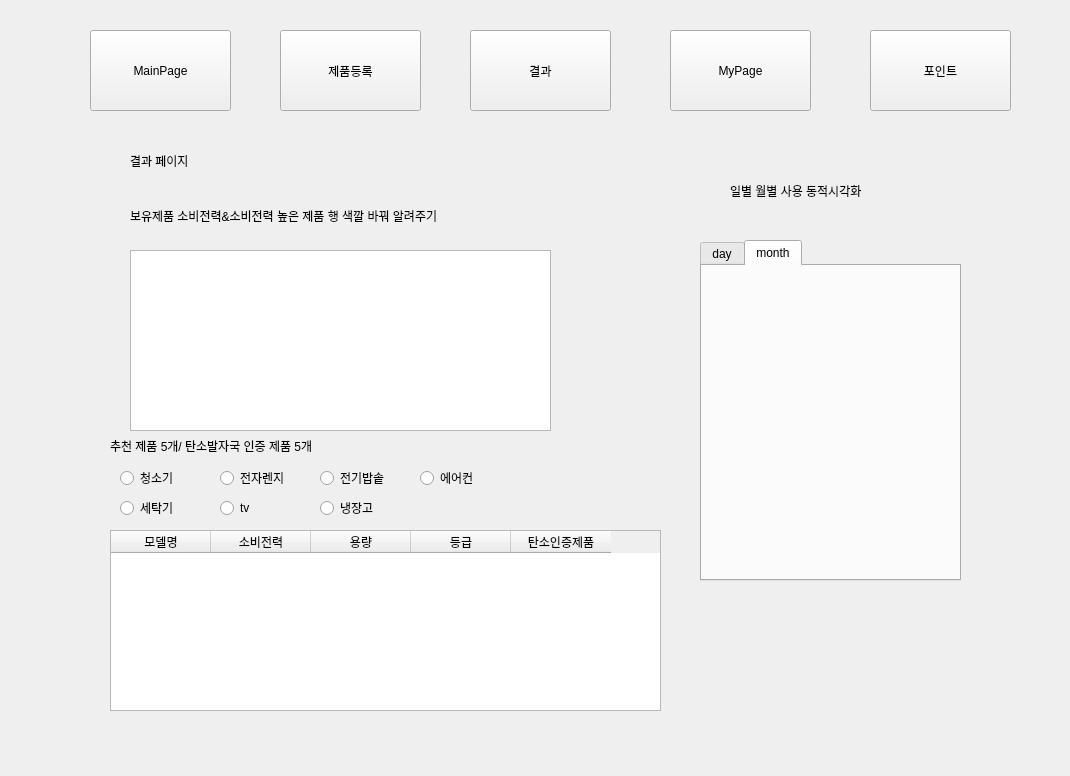
<?xml version="1.0" encoding="UTF-8"?>
<ui version="4.0">
 <class>dialog</class>
 <widget class="QDialog" name="dialog">
  <property name="geometry">
   <rect>
    <x>0</x>
    <y>0</y>
    <width>1070</width>
    <height>776</height>
   </rect>
  </property>
  <property name="windowTitle">
   <string>Dialog</string>
  </property>
  <widget class="QStackedWidget" name="stackedWidget">
   <property name="geometry">
    <rect>
     <x>80</x>
     <y>140</y>
     <width>911</width>
     <height>591</height>
    </rect>
   </property>
   <property name="currentIndex">
    <number>2</number>
   </property>
   <widget class="QWidget" name="stack_main">
    <widget class="QLabel" name="main_lbl">
     <property name="geometry">
      <rect>
       <x>30</x>
       <y>20</y>
       <width>201</width>
       <height>81</height>
      </rect>
     </property>
     <property name="text">
      <string>main 페이지 입니다</string>
     </property>
    </widget>
    <widget class="QTextBrowser" name="main_txt">
     <property name="geometry">
      <rect>
       <x>50</x>
       <y>110</y>
       <width>256</width>
       <height>192</height>
      </rect>
     </property>
     <property name="html">
      <string>&lt;!DOCTYPE HTML PUBLIC &quot;-//W3C//DTD HTML 4.0//EN&quot; &quot;http://www.w3.org/TR/REC-html40/strict.dtd&quot;&gt;
&lt;html&gt;&lt;head&gt;&lt;meta name=&quot;qrichtext&quot; content=&quot;1&quot; /&gt;&lt;style type=&quot;text/css&quot;&gt;
p, li { white-space: pre-wrap; }
&lt;/style&gt;&lt;/head&gt;&lt;body style=&quot; font-family:'Gulim'; font-size:9pt; font-weight:400; font-style:normal;&quot;&gt;
&lt;p style=&quot; margin-top:0px; margin-bottom:0px; margin-left:0px; margin-right:0px; -qt-block-indent:0; text-indent:0px;&quot;&gt;프로그램 소개&lt;/p&gt;&lt;/body&gt;&lt;/html&gt;</string>
     </property>
    </widget>
   </widget>
   <widget class="QWidget" name="stack_app">
    <widget class="QLabel" name="app_lbl">
     <property name="geometry">
      <rect>
       <x>30</x>
       <y>20</y>
       <width>131</width>
       <height>61</height>
      </rect>
     </property>
     <property name="text">
      <string>제품등록</string>
     </property>
    </widget>
    <widget class="QComboBox" name="app_combo_type">
     <property name="geometry">
      <rect>
       <x>40</x>
       <y>90</y>
       <width>91</width>
       <height>31</height>
      </rect>
     </property>
     <item>
      <property name="text">
       <string>청소기</string>
      </property>
     </item>
     <item>
      <property name="text">
       <string>전자렌지</string>
      </property>
     </item>
     <item>
      <property name="text">
       <string>전기밥솥</string>
      </property>
     </item>
     <item>
      <property name="text">
       <string>에어컨</string>
      </property>
     </item>
     <item>
      <property name="text">
       <string>세탁기</string>
      </property>
     </item>
     <item>
      <property name="text">
       <string>tv</string>
      </property>
     </item>
     <item>
      <property name="text">
       <string>냉장고</string>
      </property>
     </item>
    </widget>
    <widget class="QLineEdit" name="app_lineedit_search">
     <property name="geometry">
      <rect>
       <x>160</x>
       <y>90</y>
       <width>191</width>
       <height>31</height>
      </rect>
     </property>
     <property name="text">
      <string>모델명 검색</string>
     </property>
    </widget>
    <widget class="QPushButton" name="app_btn_search">
     <property name="geometry">
      <rect>
       <x>370</x>
       <y>90</y>
       <width>91</width>
       <height>31</height>
      </rect>
     </property>
     <property name="text">
      <string>검색</string>
     </property>
    </widget>
    <widget class="QLabel" name="app_lbl_direct">
     <property name="geometry">
      <rect>
       <x>40</x>
       <y>480</y>
       <width>131</width>
       <height>31</height>
      </rect>
     </property>
     <property name="text">
      <string>직접등록</string>
     </property>
    </widget>
    <widget class="QLineEdit" name="app_lineedit_model">
     <property name="geometry">
      <rect>
       <x>40</x>
       <y>530</y>
       <width>141</width>
       <height>31</height>
      </rect>
     </property>
     <property name="text">
      <string>모델명</string>
     </property>
    </widget>
    <widget class="QLineEdit" name="app_lineedit_power">
     <property name="geometry">
      <rect>
       <x>210</x>
       <y>530</y>
       <width>131</width>
       <height>31</height>
      </rect>
     </property>
     <property name="text">
      <string>소비전력</string>
     </property>
    </widget>
    <widget class="QPushButton" name="app_btn_direct_register">
     <property name="geometry">
      <rect>
       <x>700</x>
       <y>530</y>
       <width>91</width>
       <height>31</height>
      </rect>
     </property>
     <property name="text">
      <string>등록</string>
     </property>
    </widget>
    <widget class="QLineEdit" name="app_lineedit_hour">
     <property name="geometry">
      <rect>
       <x>40</x>
       <y>430</y>
       <width>131</width>
       <height>31</height>
      </rect>
     </property>
     <property name="text">
      <string>사용시간</string>
     </property>
    </widget>
    <widget class="QPushButton" name="app_btn_register">
     <property name="geometry">
      <rect>
       <x>210</x>
       <y>440</y>
       <width>71</width>
       <height>21</height>
      </rect>
     </property>
     <property name="text">
      <string>등록</string>
     </property>
    </widget>
    <widget class="QLineEdit" name="app_lineedit_size">
     <property name="geometry">
      <rect>
       <x>480</x>
       <y>530</y>
       <width>81</width>
       <height>31</height>
      </rect>
     </property>
     <property name="text">
      <string>용량</string>
     </property>
    </widget>
    <widget class="QLineEdit" name="app_lineedit_direct_hour">
     <property name="geometry">
      <rect>
       <x>370</x>
       <y>530</y>
       <width>81</width>
       <height>31</height>
      </rect>
     </property>
     <property name="text">
      <string>사용시간</string>
     </property>
    </widget>
    <widget class="QComboBox" name="app_combo_efficiency">
     <property name="geometry">
      <rect>
       <x>590</x>
       <y>530</y>
       <width>81</width>
       <height>31</height>
      </rect>
     </property>
     <item>
      <property name="text">
       <string>1</string>
      </property>
     </item>
     <item>
      <property name="text">
       <string>2</string>
      </property>
     </item>
     <item>
      <property name="text">
       <string>3</string>
      </property>
     </item>
     <item>
      <property name="text">
       <string>4</string>
      </property>
     </item>
     <item>
      <property name="text">
       <string>5</string>
      </property>
     </item>
    </widget>
    <widget class="QLabel" name="label_10">
     <property name="geometry">
      <rect>
       <x>590</x>
       <y>500</y>
       <width>101</width>
       <height>16</height>
      </rect>
     </property>
     <property name="text">
      <string>에너지효율등급</string>
     </property>
    </widget>
    <widget class="QTableWidget" name="app_model_search">
     <property name="geometry">
      <rect>
       <x>40</x>
       <y>140</y>
       <width>621</width>
       <height>181</height>
      </rect>
     </property>
     <column>
      <property name="text">
       <string>모델명</string>
      </property>
     </column>
     <column>
      <property name="text">
       <string>소비전력</string>
      </property>
     </column>
     <column>
      <property name="text">
       <string>용량</string>
      </property>
     </column>
     <column>
      <property name="text">
       <string>등급</string>
      </property>
     </column>
     <column>
      <property name="text">
       <string>탄소인증</string>
      </property>
     </column>
     <column>
      <property name="text">
       <string/>
      </property>
     </column>
    </widget>
   </widget>
   <widget class="QWidget" name="stack_result">
    <widget class="QLabel" name="result_lbl">
     <property name="geometry">
      <rect>
       <x>50</x>
       <y>0</y>
       <width>141</width>
       <height>41</height>
      </rect>
     </property>
     <property name="text">
      <string>결과 페이지</string>
     </property>
    </widget>
    <widget class="QTabWidget" name="result_tab_visulal">
     <property name="geometry">
      <rect>
       <x>620</x>
       <y>100</y>
       <width>261</width>
       <height>341</height>
      </rect>
     </property>
     <property name="currentIndex">
      <number>1</number>
     </property>
     <widget class="QWidget" name="day">
      <attribute name="title">
       <string>day</string>
      </attribute>
     </widget>
     <widget class="QWidget" name="month">
      <attribute name="title">
       <string>month</string>
      </attribute>
     </widget>
    </widget>
    <widget class="QLabel" name="result_lbl_visual">
     <property name="geometry">
      <rect>
       <x>650</x>
       <y>40</y>
       <width>191</width>
       <height>21</height>
      </rect>
     </property>
     <property name="text">
      <string>일별 월별 사용 동적시각화</string>
     </property>
    </widget>
    <widget class="QTableWidget" name="result_table_power">
     <property name="geometry">
      <rect>
       <x>50</x>
       <y>110</y>
       <width>421</width>
       <height>181</height>
      </rect>
     </property>
    </widget>
    <widget class="QLabel" name="result_lbl_recommend">
     <property name="geometry">
      <rect>
       <x>30</x>
       <y>290</y>
       <width>271</width>
       <height>31</height>
      </rect>
     </property>
     <property name="text">
      <string>추천 제품 5개/ 탄소발자국 인증 제품 5개</string>
     </property>
    </widget>
    <widget class="QTableWidget" name="result_table_recommend">
     <property name="geometry">
      <rect>
       <x>30</x>
       <y>390</y>
       <width>551</width>
       <height>181</height>
      </rect>
     </property>
     <column>
      <property name="text">
       <string>모델명</string>
      </property>
     </column>
     <column>
      <property name="text">
       <string>소비전력</string>
      </property>
     </column>
     <column>
      <property name="text">
       <string>용량</string>
      </property>
     </column>
     <column>
      <property name="text">
       <string>등급</string>
      </property>
     </column>
     <column>
      <property name="text">
       <string>탄소인증제품</string>
      </property>
     </column>
    </widget>
    <widget class="QLabel" name="result_lbl_power">
     <property name="geometry">
      <rect>
       <x>50</x>
       <y>60</y>
       <width>341</width>
       <height>31</height>
      </rect>
     </property>
     <property name="text">
      <string>보유제품 소비전력&amp;소비전력 높은 제품 행 색깔 바꿔 알려주기</string>
     </property>
    </widget>
    <widget class="QRadioButton" name="radioButton_5">
     <property name="geometry">
      <rect>
       <x>40</x>
       <y>360</y>
       <width>90</width>
       <height>16</height>
      </rect>
     </property>
     <property name="text">
      <string>세탁기</string>
     </property>
    </widget>
    <widget class="QRadioButton" name="radioButton_2">
     <property name="geometry">
      <rect>
       <x>140</x>
       <y>330</y>
       <width>90</width>
       <height>16</height>
      </rect>
     </property>
     <property name="text">
      <string>전자렌지</string>
     </property>
    </widget>
    <widget class="QRadioButton" name="radioButton_3">
     <property name="geometry">
      <rect>
       <x>240</x>
       <y>330</y>
       <width>90</width>
       <height>16</height>
      </rect>
     </property>
     <property name="text">
      <string>전기밥솥</string>
     </property>
    </widget>
    <widget class="QRadioButton" name="radioButton_6">
     <property name="geometry">
      <rect>
       <x>140</x>
       <y>360</y>
       <width>90</width>
       <height>16</height>
      </rect>
     </property>
     <property name="text">
      <string>tv</string>
     </property>
    </widget>
    <widget class="QRadioButton" name="radioButton_7">
     <property name="geometry">
      <rect>
       <x>240</x>
       <y>360</y>
       <width>90</width>
       <height>16</height>
      </rect>
     </property>
     <property name="text">
      <string>냉장고</string>
     </property>
    </widget>
    <widget class="QRadioButton" name="radioButton_1">
     <property name="geometry">
      <rect>
       <x>40</x>
       <y>330</y>
       <width>90</width>
       <height>16</height>
      </rect>
     </property>
     <property name="text">
      <string>청소기</string>
     </property>
    </widget>
    <widget class="QRadioButton" name="radioButton_4">
     <property name="geometry">
      <rect>
       <x>340</x>
       <y>330</y>
       <width>90</width>
       <height>16</height>
      </rect>
     </property>
     <property name="text">
      <string>에어컨</string>
     </property>
    </widget>
   </widget>
   <widget class="QWidget" name="stack_my">
    <widget class="QLabel" name="my_lbl">
     <property name="geometry">
      <rect>
       <x>20</x>
       <y>20</y>
       <width>191</width>
       <height>61</height>
      </rect>
     </property>
     <property name="text">
      <string>마이페이지</string>
     </property>
    </widget>
    <widget class="QLabel" name="my_lbl_app">
     <property name="geometry">
      <rect>
       <x>40</x>
       <y>80</y>
       <width>151</width>
       <height>31</height>
      </rect>
     </property>
     <property name="text">
      <string>가전 제품 보유내역</string>
     </property>
    </widget>
    <widget class="QTableWidget" name="my_table_app">
     <property name="geometry">
      <rect>
       <x>40</x>
       <y>120</y>
       <width>501</width>
       <height>192</height>
      </rect>
     </property>
    </widget>
    <widget class="QTextBrowser" name="my_txt_">
     <property name="geometry">
      <rect>
       <x>610</x>
       <y>230</y>
       <width>241</width>
       <height>231</height>
      </rect>
     </property>
     <property name="html">
      <string>&lt;!DOCTYPE HTML PUBLIC &quot;-//W3C//DTD HTML 4.0//EN&quot; &quot;http://www.w3.org/TR/REC-html40/strict.dtd&quot;&gt;
&lt;html&gt;&lt;head&gt;&lt;meta name=&quot;qrichtext&quot; content=&quot;1&quot; /&gt;&lt;style type=&quot;text/css&quot;&gt;
p, li { white-space: pre-wrap; }
&lt;/style&gt;&lt;/head&gt;&lt;body style=&quot; font-family:'Gulim'; font-size:9pt; font-weight:400; font-style:normal;&quot;&gt;
&lt;p style=&quot; margin-top:0px; margin-bottom:0px; margin-left:0px; margin-right:0px; -qt-block-indent:0; text-indent:0px;&quot;&gt;회원의 전기 사용량에 대한 설명&lt;/p&gt;&lt;/body&gt;&lt;/html&gt;</string>
     </property>
    </widget>
    <widget class="QTextBrowser" name="my_table_graph">
     <property name="geometry">
      <rect>
       <x>40</x>
       <y>350</y>
       <width>501</width>
       <height>192</height>
      </rect>
     </property>
     <property name="html">
      <string>&lt;!DOCTYPE HTML PUBLIC &quot;-//W3C//DTD HTML 4.0//EN&quot; &quot;http://www.w3.org/TR/REC-html40/strict.dtd&quot;&gt;
&lt;html&gt;&lt;head&gt;&lt;meta name=&quot;qrichtext&quot; content=&quot;1&quot; /&gt;&lt;style type=&quot;text/css&quot;&gt;
p, li { white-space: pre-wrap; }
&lt;/style&gt;&lt;/head&gt;&lt;body style=&quot; font-family:'Gulim'; font-size:9pt; font-weight:400; font-style:normal;&quot;&gt;
&lt;p style=&quot; margin-top:0px; margin-bottom:0px; margin-left:0px; margin-right:0px; -qt-block-indent:0; text-indent:0px;&quot;&gt;에너지 사용 세부 조회- &lt;span style=&quot; font-family:'맑은 고딕';&quot;&gt;에너지 사용량을 일별, 월별, 분기별로 원형그래프를 이용하여 전체 에너지 사용량 대비 각 부분의 소비 비율을 파악할 수 있도록 하며, 수치를 기재 하여 세부 데이터를 확인할 수 있도록 함.&lt;/span&gt;&lt;/p&gt;&lt;/body&gt;&lt;/html&gt;</string>
     </property>
    </widget>
    <widget class="QPushButton" name="my_btn_update">
     <property name="geometry">
      <rect>
       <x>660</x>
       <y>20</y>
       <width>101</width>
       <height>21</height>
      </rect>
     </property>
     <property name="text">
      <string>개인정보 수정</string>
     </property>
    </widget>
    <widget class="QPushButton" name="my_btn_delete">
     <property name="geometry">
      <rect>
       <x>780</x>
       <y>20</y>
       <width>101</width>
       <height>21</height>
      </rect>
     </property>
     <property name="text">
      <string>회원탈퇴</string>
     </property>
    </widget>
    <widget class="QTextBrowser" name="my_txt_point">
     <property name="geometry">
      <rect>
       <x>610</x>
       <y>120</y>
       <width>241</width>
       <height>81</height>
      </rect>
     </property>
     <property name="html">
      <string>&lt;!DOCTYPE HTML PUBLIC &quot;-//W3C//DTD HTML 4.0//EN&quot; &quot;http://www.w3.org/TR/REC-html40/strict.dtd&quot;&gt;
&lt;html&gt;&lt;head&gt;&lt;meta name=&quot;qrichtext&quot; content=&quot;1&quot; /&gt;&lt;style type=&quot;text/css&quot;&gt;
p, li { white-space: pre-wrap; }
&lt;/style&gt;&lt;/head&gt;&lt;body style=&quot; font-family:'Gulim'; font-size:9pt; font-weight:400; font-style:normal;&quot;&gt;
&lt;p style=&quot; margin-top:12px; margin-bottom:12px; margin-left:0px; margin-right:0px; -qt-block-indent:0; text-indent:0px;&quot;&gt;&lt;span style=&quot; font-family:'맑은 고딕';&quot;&gt;포인트 적립/사용내역 조회- (포인트 버튼 있는 곳에 있긴 함.)&lt;/span&gt;&lt;/p&gt;&lt;/body&gt;&lt;/html&gt;</string>
     </property>
    </widget>
   </widget>
   <widget class="QWidget" name="stack_point">
    <widget class="QLabel" name="point_lbl">
     <property name="geometry">
      <rect>
       <x>20</x>
       <y>20</y>
       <width>161</width>
       <height>51</height>
      </rect>
     </property>
     <property name="text">
      <string>포인트 페이지 입니다.</string>
     </property>
    </widget>
    <widget class="QTableWidget" name="point_table">
     <property name="geometry">
      <rect>
       <x>20</x>
       <y>70</y>
       <width>411</width>
       <height>171</height>
      </rect>
     </property>
     <column>
      <property name="text">
       <string>회원번호</string>
      </property>
     </column>
     <column>
      <property name="text">
       <string>아이디</string>
      </property>
     </column>
     <column>
      <property name="text">
       <string>적립내역</string>
      </property>
     </column>
     <column>
      <property name="text">
       <string>사용내역</string>
      </property>
     </column>
    </widget>
    <widget class="QPushButton" name="point_btn_charity">
     <property name="geometry">
      <rect>
       <x>310</x>
       <y>260</y>
       <width>121</width>
       <height>31</height>
      </rect>
     </property>
     <property name="text">
      <string>기부하기</string>
     </property>
    </widget>
    <widget class="QPushButton" name="point_btn__use">
     <property name="geometry">
      <rect>
       <x>160</x>
       <y>260</y>
       <width>121</width>
       <height>31</height>
      </rect>
     </property>
     <property name="text">
      <string>사용하기</string>
     </property>
    </widget>
    <widget class="QTextBrowser" name="point_txt">
     <property name="geometry">
      <rect>
       <x>30</x>
       <y>340</y>
       <width>551</width>
       <height>192</height>
      </rect>
     </property>
     <property name="html">
      <string>&lt;!DOCTYPE HTML PUBLIC &quot;-//W3C//DTD HTML 4.0//EN&quot; &quot;http://www.w3.org/TR/REC-html40/strict.dtd&quot;&gt;
&lt;html&gt;&lt;head&gt;&lt;meta name=&quot;qrichtext&quot; content=&quot;1&quot; /&gt;&lt;style type=&quot;text/css&quot;&gt;
p, li { white-space: pre-wrap; }
&lt;/style&gt;&lt;/head&gt;&lt;body style=&quot; font-family:'Gulim'; font-size:9pt; font-weight:400; font-style:normal;&quot;&gt;
&lt;p style=&quot; margin-top:0px; margin-bottom:0px; margin-left:0px; margin-right:0px; -qt-block-indent:0; text-indent:0px;&quot;&gt;- 나무를 심어 온실가스 절감이 가능하다는 문구 예전에 얘기했던 거 일단 넣었습니다&lt;/p&gt;&lt;/body&gt;&lt;/html&gt;</string>
     </property>
    </widget>
   </widget>
  </widget>
  <widget class="QPushButton" name="btn_my">
   <property name="geometry">
    <rect>
     <x>670</x>
     <y>30</y>
     <width>141</width>
     <height>81</height>
    </rect>
   </property>
   <property name="text">
    <string>MyPage</string>
   </property>
   <property name="checkable">
    <bool>true</bool>
   </property>
  </widget>
  <widget class="QPushButton" name="btn_main">
   <property name="geometry">
    <rect>
     <x>90</x>
     <y>30</y>
     <width>141</width>
     <height>81</height>
    </rect>
   </property>
   <property name="text">
    <string>MainPage</string>
   </property>
   <property name="checkable">
    <bool>true</bool>
   </property>
  </widget>
  <widget class="QPushButton" name="btn_result">
   <property name="geometry">
    <rect>
     <x>470</x>
     <y>30</y>
     <width>141</width>
     <height>81</height>
    </rect>
   </property>
   <property name="text">
    <string>결과</string>
   </property>
   <property name="checkable">
    <bool>true</bool>
   </property>
  </widget>
  <widget class="QPushButton" name="btn_point">
   <property name="geometry">
    <rect>
     <x>870</x>
     <y>30</y>
     <width>141</width>
     <height>81</height>
    </rect>
   </property>
   <property name="text">
    <string>포인트</string>
   </property>
   <property name="checkable">
    <bool>true</bool>
   </property>
  </widget>
  <widget class="QPushButton" name="btn_app">
   <property name="geometry">
    <rect>
     <x>280</x>
     <y>30</y>
     <width>141</width>
     <height>81</height>
    </rect>
   </property>
   <property name="text">
    <string>제품등록</string>
   </property>
   <property name="checkable">
    <bool>true</bool>
   </property>
  </widget>
  <zorder>btn_main</zorder>
  <zorder>stackedWidget</zorder>
  <zorder>btn_my</zorder>
  <zorder>btn_result</zorder>
  <zorder>btn_point</zorder>
  <zorder>btn_app</zorder>
 </widget>
 <resources/>
 <connections/>
</ui>
